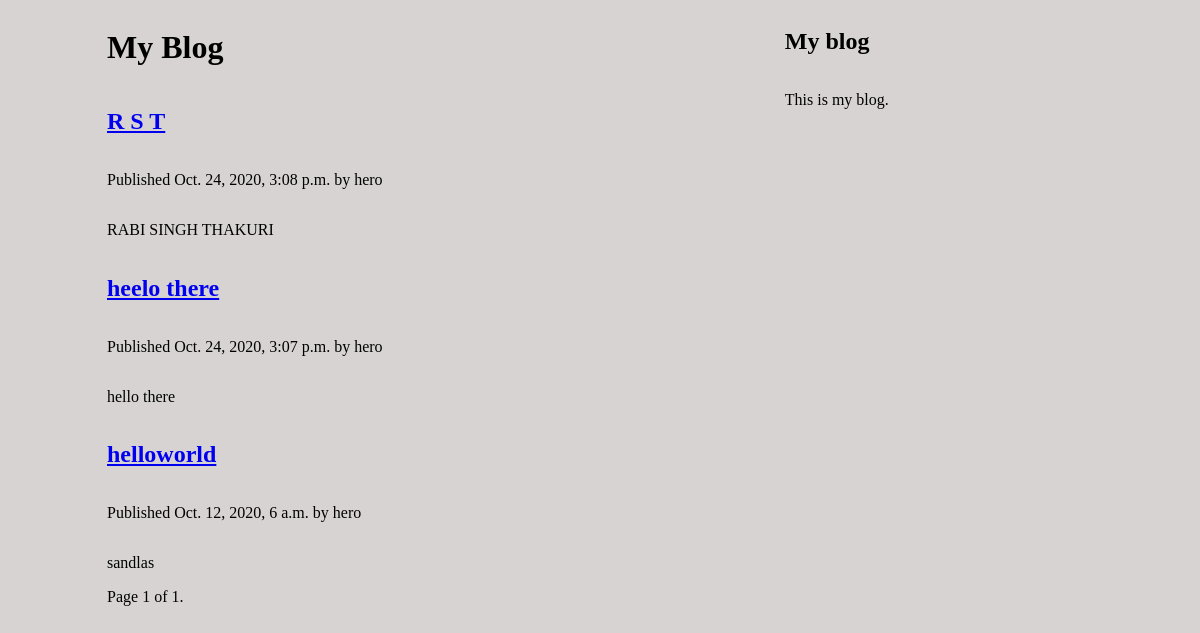
/blog/, run on an earlier commit of the app's database.
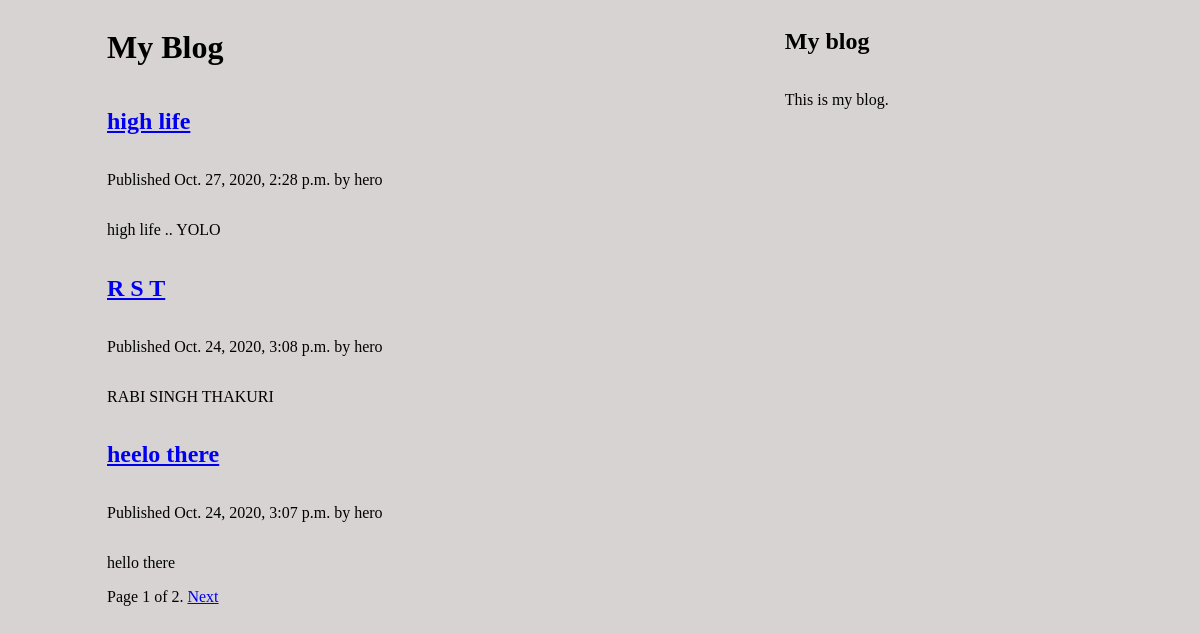
And on a later commit of the database.
### blog/models.py (models this page shows, shortened)
class Post(models.Model):
	objects	= models.Manager()
	published = PublishedManager()
	STATUS_CHOICES = (
		('draft', 'Draft'),
		('published', 'Published'),
	)
	title = models.CharField(max_length=250)
	slug = models.SlugField(max_length=250,unique_for_date='publish')
	author = models.ForeignKey(User,on_delete=models.CASCADE,related_name='blog_posts')
	body = models.TextField()
	publish = models.DateTimeField(default=timezone.now)
	created = models.DateTimeField(auto_now_add=True)
	updated = models.DateTimeField(auto_now=True)
	status = models.CharField(max_length=10,choices=STATUS_CHOICES,default='draft')
	def get_absolute_url(self):
		return reverse('blog:post_detail', args=[self.publish.year,self.publish.month,self.publish.day,self.slug])
	class Meta:
		ordering = ('-publish',)

### blog/views.py (the view)
# urls.py: path('', views.post_list, name='post_list'),
def	post_list(request):
    object_list	=	Post.published.all()
    paginator	=	Paginator(object_list,3)	#	3	posts	in	each	page
    page	=	request.GET.get('page')
    try:
    	posts	=	paginator.page(page)
    except	PageNotAnInteger:
    	posts	=	paginator.page(1)
    except	EmptyPage:
        posts	=	paginator.page(paginator.num_pages)
    return render(request,'blog/post/list.html',{'page':page,'posts':posts})

### blog/models.py (called while the page is built)
	def	get_queryset(self):
		return super(PublishedManager,self).get_queryset().filter(status='published')

### blog/templates/blog/post/list.html (shortened to what this page needs)
{% extends "blog/base.html"	%}
{% block content %}
	<h1>My	Blog</h1>
	{%	for	post in	posts %}
		<h2>
		<a	href="{{ post.get_absolute_url }}">
		{{	post.title }}
		</a>
		</h2>
		<p	class="date">
		Published {{ post.publish }} by {{ post.author }}
		</p>
		{{	post.body|truncatewords:30|linebreaks }}
	{%	endfor	%}
	{% include "blog/pagination.html" with page=posts %}
{% endblock %}

### blog/templates/blog/base.html (shortened to what this page needs)
<!DOCTYPE html>
{% load static %}
<html>
<head>
	<link rel="stylesheet" href="{% static 'css/blogs.css' %}">
</head>
<body>
	<div id="content">
	{% block content %}
			{% endblock	%}
	</div>
	<div id="sidebar">
	<h2>My	blog</h2>
<p>This	is	my	blog.</p>
	</div>
</body>
</html>

### blog/templates/blog/pagination.html (shortened to what this page needs)
<div	class="pagination">
	<span	class="step-links">
	<span	class="current">
		Page	{{	page.number	}}	of	{{	page.paginator.num_pages	}}.
	</span>
	{%	if	page.has_next	%}
		<a	href="?page={{	page.next_page_number	}}">Next</a>
	{%	endif	%}
	</span>
</div>

### blog/statics/css/blogs.css (style rules this page uses)
body { background-color: rgb(216, 211, 211); }
#content { width:40%; float: left; align-content: center; display: flex; flex-direction: column; flex-wrap: wrap; }
#sidebar { width:60%; float:right; align-content: center; display: flex; flex-direction: column; flex-wrap: wrap; }

What changed in the data, as far as the page shows it:
no longer on this page (row unchanged): Post: title "helloworld", publish "Oct. 12, 2020, 6 a.m.", author "hero", body "sandlas"
added Post: title "high life", publish "Oct. 27, 2020, 2:28 p.m.", author "hero", body "high life .. YOLO"
Also different on the page:
{{ page.paginator.num_pages }}: "1" → "2"
text now shown: "Next"
